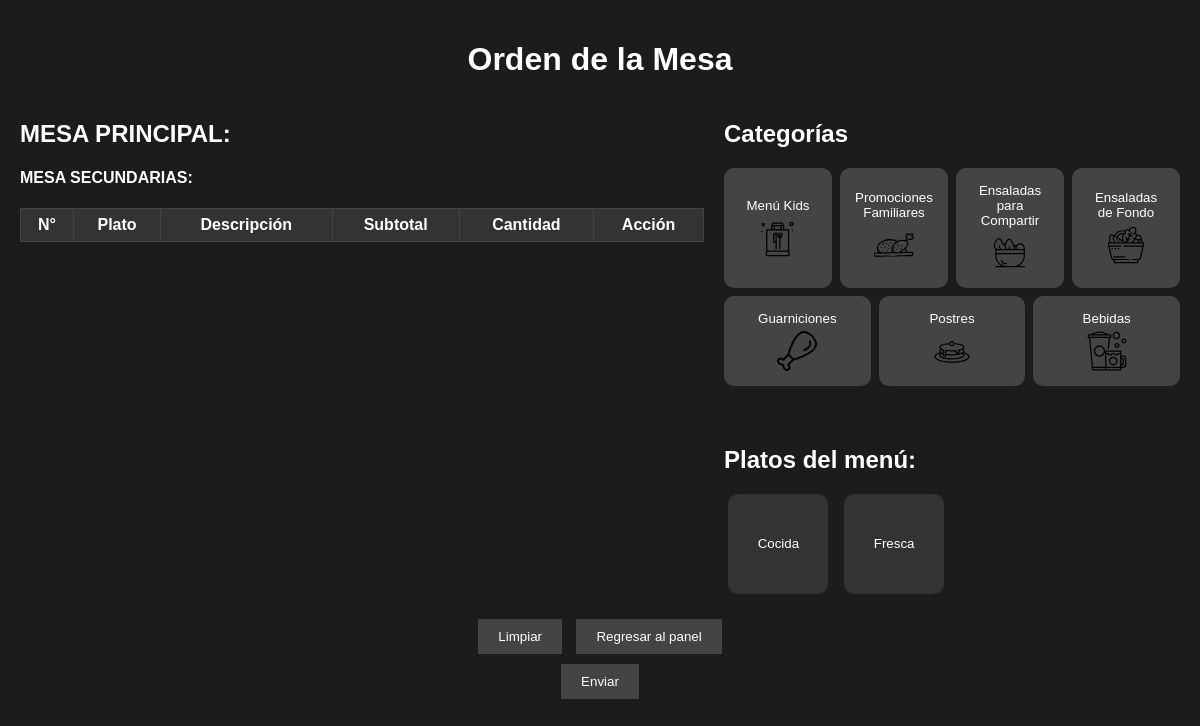
/src/ModuloServicio/UCgenerarPedidoPlato/indexOrdenMesa.php?categoria=3, run on the app's committed database.
### tables this page shows
CREATE TABLE `categorias` (
  `idTipoMenu` int NOT NULL AUTO_INCREMENT,
  `tipoNombre` varchar(50) NOT NULL,
  PRIMARY KEY (`idTipoMenu`)
);

CREATE TABLE `menuitems` (
  `idItem` int NOT NULL AUTO_INCREMENT,
  `nombre` varchar(50) NOT NULL,
  `descripcion` varchar(150) DEFAULT NULL,
  `precio` double NOT NULL,
  `idCategoria` int DEFAULT NULL,
  PRIMARY KEY (`idItem`),
  KEY `idCategoria` (`idCategoria`),
  CONSTRAINT `menuitems_ibfk_1` FOREIGN KEY (`idCategoria`) REFERENCES `categorias` (`idTipoMenu`)
);

### src/ModuloServicio/UCgenerarPedidoPlato/indexOrdenMesa.php (called while the page is built, shortened)
<?php
include_once($_SERVER['DOCUMENT_ROOT'] . '/src/ModuloServicio/UCgenerarPedidoPlato/ordenMesa.php');
include_once($_SERVER['DOCUMENT_ROOT'] . '/src/modelo/Categoria.php');
include_once($_SERVER['DOCUMENT_ROOT'] . '/src/modelo/MenuItem.php');
$NumeroCategoria = $_GET['categoria'] ?? null;
$idControl = $_GET['idControl'] ?? null;
$idMesa = $_GET['idMesa'] ?? null;
$idOrden = $_GET['orden'] ?? null;
$menu = null;
$ordenArray = null;
$arraySec = $_GET['mesasSecundarias'] ?? null;
if ($NumeroCategoria != null) {
    $menuItemsObject = new MenuItem();
    $menu = $menuItemsObject->obtenerMenu($NumeroCategoria);
}
$categoriaObject = new Categoria();
$categoria = $categoriaObject->obtenerCategoria();
$ordenMesaObject = new ordenMesa();
$ordenMesaObject->ordenMesaShow($categoria, $menu, $idControl, $idMesa, $ordenArray, $idOrden, $arraySec);

### src/modelo/conexion.php (called while the page is built, shortened)
<?php
class Conexion
{
    private $host = "localhost";
    private $user = "root";
    private $password = "12345678";
    private $database = "bdrestaurante";
    private $conexion;
    public function conectar()
    {
        if ($this->conexion == null) {
            $this->conexion = mysqli_connect($this->host, $this->user, $this->password, $this->database);
        }
        return $this->conexion;
    }
    public function desconectar()
    {
        if ($this->conexion != null) {
            $this->conexion = null;
        }
    }
}

### src/modelo/Categoria.php (called while the page is built, shortened)
<?php
require_once("conexion.php");
class Categoria extends conexion
{
    public function obtenerCategoria()
    {
        $sql = "SELECT * FROM categorias";
        $respuesta = $this->conectar()->query($sql);
        return $respuesta;
    }
}
?>

### src/modelo/MenuItem.php (called while the page is built, shortened)
<?php
require_once("conexion.php");
class MenuItem extends conexion
{
    public function obtenerMenu($Idcategoria)
    {
        $sql = "SELECT * FROM menuItems WHERE idCategoria = $Idcategoria";
        $respuesta = $this->conectar()->query($sql);
        return $respuesta;
    }
}
?>

### src/ModuloServicio/UCgenerarPedidoPlato/ordenMesa.php (the view, shortened to what this page needs)
<?php
class ordenMesa
{
    function ordenMesaShow($categoria = null, $menu = null, $idControl = null, $idMesa = null, $orden = null, $idOrden = null, $arraySec = null)
    {
?>
        <!DOCTYPE html>
        <html lang="es">
        <head>
            <link rel="stylesheet" href="/src/assets/ordenMesa.css">
            <link href="https://cdn.jsdelivr.net/npm/sweetalert2@11.7.0/dist/sweetalert2.min.css" rel="stylesheet">
        </head>
        <body>
            <div class="container" id="content">
                <header class="header">
                    <h1>Orden de la Mesa</h1>
                </header>
                <section class="content">
                    <div class="table-section">
                        <h2>MESA PRINCIPAL: <?= $idMesa ?></h2>
                        <h4>MESA SECUNDARIAS: <?= $arraySec ?></h4>
                        <table class="order-table">
                            <thead>
                                <tr>
                                    <th>N°</th>
                                    <th>Plato</th>
                                    <th>Descripción</th>
                                    <th>Subtotal</th>
                                    <th>Cantidad</th>
                                    <th>Acción</th>
                                </tr>
                            </thead>
                        </table>
                    </div>
                    <div class="menu-section">
                        <div class="categories-container">
                            <h2>Categorías</h2>
                            <div class="categories">
                                <?php if ($categoria) {
                                    foreach ($categoria as $cat) { ?>
                                        <button class="category-btn" onclick="guardarComanda();cambiarCategoria(<?= $cat['idTipoMenu'] ?>, '<?= $idControl ?>', '<?= $idMesa ?>', '<?= $idOrden ?>')">
                                            <div class="category-content">
                                                <span class="category-name"><?= htmlspecialchars($cat['tipoNombre']) ?></span>
                                                <img src="/src/assets/images/categoria<?= $cat['idTipoMenu'] ?>.svg" alt="Ícono de <?= htmlspecialchars($cat['tipoNombre']) ?>" class="category-icon">
                                            </div>
                                        </button>
                                    <?php }
                                } else { ?>
                                    <p>Cargando categorias...</p>
                                <?php } ?>
                            </div>
                        </div>
                        <div class="menu-container">
                            <h2>Platos del menú:</h2>
                            <div class="menu-items">
                                <?php if ($menu) {
                                    foreach ($menu as $item) { ?>
                                        <button class="menu-item" onclick="agregarAComanda(<?= $item['idItem'] ?>, '<?= htmlspecialchars($item['nombre']) ?>', '<?= htmlspecialchars($item['descripcion']) ?>', <?= $item['precio'] ?>)">
                                            <span><?= htmlspecialchars($item['nombre']) ?></span>
                                        </button>
                                    <?php }
                                } else { ?>
                            </div>
                            <p>Presione una categoría para listar el menú disponible.</p>
                        <?php } ?>
                        </div>
                    </div>
                </section>
                <footer class="footer">
                    <button class="action-btn" onclick="limpiarComanda()">Limpiar</button>
                    <button class="action-btn" onclick="regresarApanel()">Regresar al panel</button>
                    <form action="getPedidos.php" method="POST" onsubmit="prepararComanda()">
                        <button class="action-btn" name="btnEnviar" value="EnviarOrden">Enviar</button>
                    </form>
                </footer>
            </div>
        </body>
        </html>
<?php
    }
}
?>

### src/assets/ordenMesa.css (style rules this page uses)
body { margin: 0; font-family: Arial, sans-serif; background-color: #1c1c1c; color: white; }
.container { max-width: 1320px; margin: 0 auto; padding: 20px; }
.header { text-align: center; margin-bottom: 20px; }
.content { display: flex; justify-content: space-between; gap: 20px; max-height: 80vh; }
.table-section { flex: 3; max-height: 600px; overflow: hidden; cursor: grab; }
.order-table { width: 100%; border-collapse: collapse; margin-top: 10px; overflow: hidden; }
.menu-section { flex: 2; }
.order-table { width: 100%; border-collapse: collapse; margin-top: 10px; }
.order-table th, .order-table td { border: 1px solid #444; padding: 7px; text-align: center; }
.order-table th { background-color: #333; }
.categories { display: flex; flex-wrap: wrap; gap: 8px; margin-top: 20px; justify-content: center; }
.categories-container { margin-bottom: 60px; }
.category-content { text-align: center; }
.category-name { display: block; margin-bottom: 5px; }
.category-icon { width: 100%; height: 100%; object-fit: contain; width: 40px; height: 40px; display: block; margin: 0 auto; }
.category-btn { flex: 1 1 calc(25% - 20px); max-width: 200px; background-color: #444; color: white; border: none; border-radius: 10px; padding: 15px; text-align: center; cursor: pointer; transition: background-color 0.3s ease, transform 0.2s ease; }
.menu-items { display: grid; grid-template-columns: repeat(auto-fill, minmax(100px, 1fr)); gap: 7px; margin-top: 20px; justify-items: center; }
.menu-item { background-color: #333; border: none; border-radius: 10px; padding: 15px; text-align: center; color: white; cursor: pointer; transition: background-color 0.3s ease, transform 0.2s ease; width: 100px; height: 100px; display: flex; flex-direction: column; justify-content: center; align-items: center; }
.footer { text-align: center; margin-top: 20px; }
.action-btn { background-color: #444; color: white; border: none; padding: 10px 20px; margin: 5px; cursor: pointer; }

### data on the page
categorias: tipoNombre "Menú Kids", shows a picture
categorias: tipoNombre "Promociones Familiares", shows a picture
categorias: tipoNombre "Ensaladas para Compartir", shows a picture
categorias: tipoNombre "Ensaladas de Fondo", shows a picture
categorias: tipoNombre "Guarniciones", shows a picture
categorias: tipoNombre "Postres", shows a picture
categorias: tipoNombre "Bebidas", shows a picture
menuitems: nombre "Cocida"
menuitems: nombre "Fresca"
